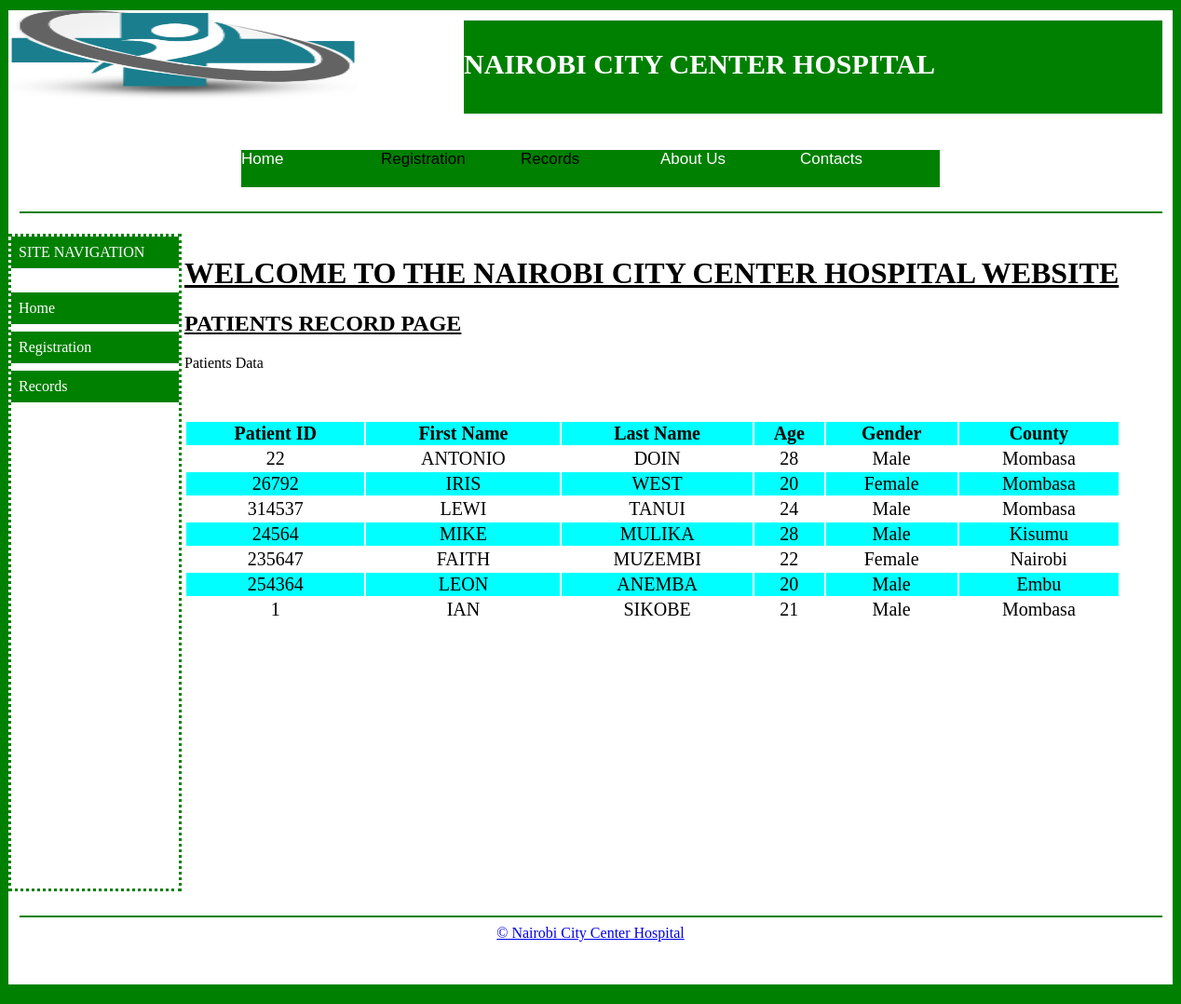
/patients.php, run on the app's committed database.
### tables this page shows
CREATE TABLE `patients` (
  `parentid` int(255) NOT NULL,
  `pid` text NOT NULL,
  `firstname` text NOT NULL,
  `middlename` text NOT NULL,
  `surname` text NOT NULL,
  `dateofbirth` text NOT NULL,
  `gender` text NOT NULL,
  `county` text NOT NULL
);

### patients.php (the view, shortened to what this page needs)
<!DOCTYPE html>
<html>
<head><title>PATIENTS DATA</title>
</head>
<body bgcolor ="green">
<div id="Container">
<div id="Header">
<div class="logo">
<img src="logo4.png" class="logo2">
</div>
<div class="Name">
<p class="title">NAIROBI CITY CENTER HOSPITAL</p>
</div>
</div>
<div id="Menu">
<div class ="space">
</div>
<div class="list">
<ul>
<li><a href ="index.php">Home</a></li>
<li>Registration<ul> <li><a href="forms.php">Patient Registration</a></li> <li><a href="forms-kins.php">Next kin Registration</a></li></ul></li>
<li>Records<ul> <li><a href="patients.php">Patient Records</a></li> <li><a href="kins-records.php">kin Records</a></li></ul></li>
<li><a href ="about-us.php">About Us</a></li>
<li><a href ="Contact.php">Contacts</a></li>
</ul>
</div>
<div class="line">
<hr width="98%" align="center" color="green">
</div>
</div>
<div id="SideBar">
 <ul>
      <li>SITE NAVIGATION</li>
     <li><a href ="index.php">Home</a></li>
      <li>Registration<ul> <li><a href="forms.php">Patient Registration</a></li> <li><a href="forms-kins.php">Next kin Registration</a></li></ul></li>
      <li>Records<ul> <li><a href="patients.php">Patient Records</a></li> <li><a href="kins-records.php">kin Records</a></li></ul></li>
    </ul>
  </div>
<div id="MainBody">
<div>
<h1><u>WELCOME TO THE NAIROBI CITY CENTER HOSPITAL WEBSITE</u></h1>
<h2><u>PATIENTS RECORD PAGE</u></h2>
<p>Patients Data</p>
<br><br>
<table>
				<thead style="background-color: cyan;">
					<tr>
						<th>Patient ID</th>
						<th>First Name</th>
						<th>Last Name</th>
						<th>Age</th>
						<th>Gender</th>
						<th>County</th>
					</tr>
				</thead>
				<tbody>
					<?php
						$db = mysqli_connect("localhost","root","","nairobicitycenter");
						if( $db )
						{
							$sel = mysqli_query($db,"SELECT * FROM patients ORDER BY parentid DESC ");
							if( mysqli_num_rows($sel) == 0 )
							{
								echo "<h2>There are no patients in the database. Create some in the creation section.</h2>";
							}
							else
							{
								while( $a = mysqli_fetch_array($sel) )
								{
									$pid = $a['parentid'];
									$prid = $a['pid'];
									$firstname = $a['firstname'];
									$surname = $a['surname'];
									$kdate = $a['dateofbirth'];
									$gender = $a['gender'];
									$county = $a['county'];
									$datefull = explode("/",$kdate);
									$getdate = end($datefull);
									$today = date("D/M/Y");
									$todayfull = explode("/", $today);
									$gettoday = end($todayfull);
									$age = $gettoday - $getdate;
									if( $pid % 2 == 0 )
										{
											?>
											<tr>
												<td style="background-color: cyan;text-align: center;"><?php echo $prid; ?></td>
												<td style="background-color: cyan;text-align: center;"><?php echo $firstname; ?></td>
												<td style="background-color: cyan;text-align: center;"><?php echo $surname; ?></td>
												<td style="background-color: cyan;text-align: center;"><?php echo $age; ?></td>
												<td style="background-color: cyan;text-align: center;"><?php echo $gender; ?></td>
												<td style="background-color: cyan;text-align: center;"><?php echo $county; ?></td>
											</tr>
											<?php
										}
										else
										{
											?>
											<tr>
												<td style="background-color: #FFF;text-align: center;"><?php echo $prid; ?></td>
												<td style="background-color: #FFF;text-align: center;"><?php echo $firstname; ?></td>
												<td style="background-color: #FFF;text-align: center;"><?php echo $surname; ?></td>
												<td style="background-color: #FFF;text-align: center;"><?php echo $age; ?></td>
												<td style="background-color: #FFF;text-align: center;"><?php echo $gender; ?></td>
												<td style="background-color: #FFF;text-align: center;"><?php echo $county; ?></td>
											</tr>
											<?php
										}
								}
							}
						}
						else{ echo "<h2>Connection to database not possible.</h2>"; }
					?>
				</tbody>
			</table>
			<br><br>
</div>
</div>
<div id="Footer">
<div class="line">
<hr width="98%" align="center" color="green">
</div>
<p align="center"><a href="#"> &copy; Nairobi City Center Hospital </a>
</div>
<link rel="stylesheet" type="text/css" href="style.css">
<link rel="stylesheet" type="text/css" href="Menu.css">
<link rel="stylesheet" type="text/css" media="screen and (min-width:551px) and (max-width:2000px)" href="styles.css">
</body>
</html>

### style.css (style rules this page uses)
#Container { width:1250px; height:auto; margin-left:auto; margin-right:auto; margin-top:11px; margin-bottom:21px; }
#Header { height : 150px; background-color:white; }
#Menu { height:90px; background-color:white; }
#SideBar { float: left; width:180px; height:700px; background-color:white; border: 3px dotted green; }
#MainBody { float:right; width:1058px; height:700px; background-color:white; border: 3px solid white; }
#Footer { height:100px; background-color:white; clear:both; }
#SideBar ul { list-style-type: none;margin: 0;padding: 0; }
#SideBar li { padding: 8px;margin-bottom: 8px;background-color:green;color: #ffffff; }
#SideBar li a { text-decoration:none;color:#FFF;text-align: center; }
.logo2 { height: 100px; width: 100%; }
.logo { width: 30%; height: 100px; float: left; overflow: hidden; }
.Name { width: 60%; height: 100px; float: right; overflow: hidden; background-color:green; margin-top:11px;margin-right:11px; }
.title { color: white; font-weight: bold; font-size :30px; }
.space { height: 40px; width: 10%;float: left; overflow: hidden; }
.list { height: 40px; width: 80%;float: right; overflow: hidden; }
.line { clear:both; height:20px; }

### Menu.css (style rules this page uses)
#Menu ul { margin:0; padding:0; }
#Menu { height:90px; background-color:white; }
#Menu li { list-style-type:none; float:left; display:block; width:150px; height:90px; text-align:left; line-height:20px; font-family:Tahoma,Geneva,sans-serif; font-size:17px; background-color: green; }
#Menu li a { text-decoration:none; color:#FFF; text-align: center; }

### styles.css (style rules this page uses)
table { width:95%;overflow: 100%;font-size: 20px; }

### data on the page
patients: pid "22", firstname "ANTONIO", surname "DOIN", age "28", gender "Male", county "Mombasa"
patients: pid "26792", firstname "IRIS", surname "WEST", age "20", gender "Female", county "Mombasa"
patients: pid "314537", firstname "LEWI", surname "TANUI", age "24", gender "Male", county "Mombasa"
patients: pid "24564", firstname "MIKE", surname "MULIKA", age "28", gender "Male", county "Kisumu"
patients: pid "235647", firstname "FAITH", surname "MUZEMBI", age "22", gender "Female", county "Nairobi"
patients: pid "254364", firstname "LEON", surname "ANEMBA", age "20", gender "Male", county "Embu"
patients: pid "1", firstname "IAN", surname "SIKOBE", age "21", gender "Male", county "Mombasa"
